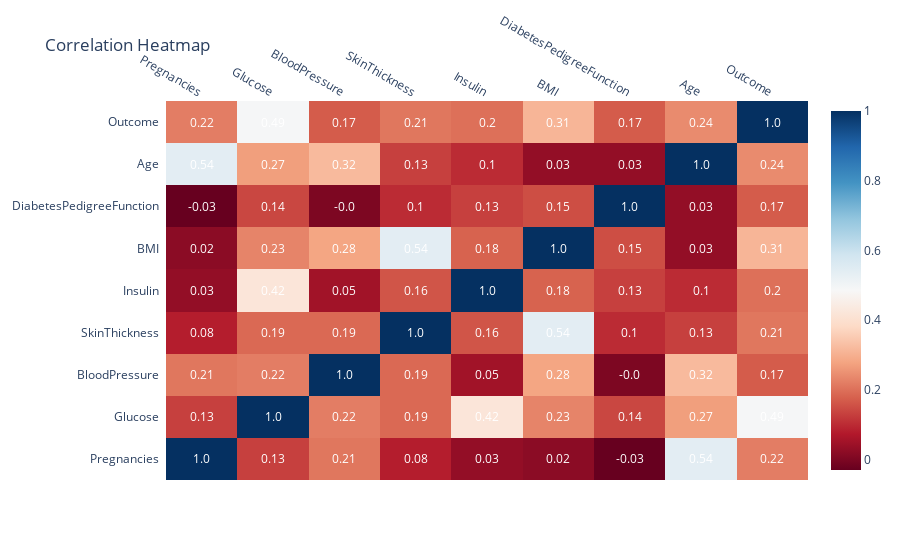

The notebook cell this image was saved under:
### Code cell
import plotly.figure_factory as ff

corr = df.corr().round(2)
z = corr.values
x = list(corr.columns)
y = list(corr.index)

fig = ff.create_annotated_heatmap(z, x=x, y=y, colorscale='RdBu', showscale=True)
fig.update_layout(title="Correlation Heatmap")
fig.show()

### Figure 1 — Plotly figure (JSON) as saved in the notebook; plotly's stock layout.template omitted (floating-point values rounded to 4 significant figures)
{"data": [{"colorscale": [[0, "rgb(103,0,31)"], [0.1, "rgb(178,24,43)"], [0.2, "rgb(214,96,77)"], [0.3, "rgb(244,165,130)"], [0.4, "rgb(253,219,199)"], [0.5, "rgb(247,247,247)"], [0.6, "rgb(209,229,240)"], [0.7, "rgb(146,197,222)"], [0.8, "rgb(67,147,195)"], [0.9, "rgb(33,102,172)"], [1, "rgb(5,48,97)"]], "reversescale": false, "showscale": true, "type": "heatmap", "x": ["Pregnancies", "Glucose", "BloodPressure", "SkinThickness", "Insulin", "BMI", "DiabetesPedigreeFunction", "Age", "Outcome"], "y": ["Pregnancies", "Glucose", "BloodPressure", "SkinThickness", "Insulin", "BMI", "DiabetesPedigreeFunction", "Age", "Outcome"], "z": [[1.0, 0.13, 0.21, 0.08, 0.03, 0.02, -0.03, 0.54, 0.22], [0.13, 1.0, 0.22, 0.19, 0.42, 0.23, 0.14, 0.27, 0.49], [0.21, 0.22, 1.0, 0.19, 0.05, 0.28, -0.0, 0.32, 0.17], [0.08, 0.19, 0.19, 1.0, 0.16, 0.54, 0.1, 0.13, 0.21], [0.03, 0.42, 0.05, 0.16, 1.0, 0.18, 0.13, 0.1, 0.2], [0.02, 0.23, 0.28, 0.54, 0.18, 1.0, 0.15, 0.03, 0.31], [-0.03, 0.14, -0.0, 0.1, 0.13, 0.15, 1.0, 0.03, 0.17], [0.54, 0.27, 0.32, 0.13, 0.1, 0.03, 0.03, 1.0, 0.24], [0.22, 0.49, 0.17, 0.21, 0.2, 0.31, 0.17, 0.24, 1.0]]}], "layout": {"annotations": [{"font": {"color": "#FFFFFF"}, "showarrow": false, "text": "1.0", "x": "Pregnancies", "xref": "x", "y": "Pregnancies", "yref": "y"}, {"font": {"color": "#FFFFFF"}, "showarrow": false, "text": "0.13", "x": "Glucose", "xref": "x", "y": "Pregnancies", "yref": "y"}, {"font": {"color": "#FFFFFF"}, "showarrow": false, "text": "0.21", "x": "BloodPressure", "xref": "x", "y": "Pregnancies", "yref": "y"}, {"font": {"color": "#FFFFFF"}, "showarrow": false, "text": "0.08", "x": "SkinThickness", "xref": "x", "y": "Pregnancies", "yref": "y"}, {"font": {"color": "#FFFFFF"}, "showarrow": false, "text": "0.03", "x": "Insulin", "xref": "x", "y": "Pregnancies", "yref": "y"}, {"font": {"color": "#FFFFFF"}, "showarrow": false, "text": "0.02", "x": "BMI", "xref": "x", "y": "Pregnancies", "yref": "y"}, {"font": {"color": "#FFFFFF"}, "showarrow": false, "text": "-0.03", "x": "DiabetesPedigreeFunction", "xref": "x", "y": "Pregnancies", "yref": "y"}, {"font": {"color": "#FFFFFF"}, "showarrow": false, "text": "0.54", "x": "Age", "xref": "x", "y": "Pregnancies", "yref": "y"}, {"font": {"color": "#FFFFFF"}, "showarrow": false, "text": "0.22", "x": "Outcome", "xref": "x", "y": "Pregnancies", "yref": "y"}, {"font": {"color": "#FFFFFF"}, "showarrow": false, "text": "0.13", "x": "Pregnancies", "xref": "x", "y": "Glucose", "yref": "y"}, {"font": {"color": "#FFFFFF"}, "showarrow": false, "text": "1.0", "x": "Glucose", "xref": "x", "y": "Glucose", "yref": "y"}, {"font": {"color": "#FFFFFF"}, "showarrow": false, "text": "0.22", "x": "BloodPressure", "xref": "x", "y": "Glucose", "yref": "y"}, {"font": {"color": "#FFFFFF"}, "showarrow": false, "text": "0.19", "x": "SkinThickness", "xref": "x", "y": "Glucose", "yref": "y"}, {"font": {"color": "#FFFFFF"}, "showarrow": false, "text": "0.42", "x": "Insulin", "xref": "x", "y": "Glucose", "yref": "y"}, {"font": {"color": "#FFFFFF"}, "showarrow": false, "text": "0.23", "x": "BMI", "xref": "x", "y": "Glucose", "yref": "y"}, {"font": {"color": "#FFFFFF"}, "showarrow": false, "text": "0.14", "x": "DiabetesPedigreeFunction", "xref": "x", "y": "Glucose", "yref": "y"}, {"font": {"color": "#FFFFFF"}, "showarrow": false, "text": "0.27", "x": "Age", "xref": "x", "y": "Glucose", "yref": "y"}, {"font": {"color": "#FFFFFF"}, "showarrow": false, "text": "0.49", "x": "Outcome", "xref": "x", "y": "Glucose", "yref": "y"}, {"font": {"color": "#FFFFFF"}, "showarrow": false, "text": "0.21", "x": "Pregnancies", "xref": "x", "y": "BloodPressure", "yref": "y"}, {"font": {"color": "#FFFFFF"}, "showarrow": false, "text": "0.22", "x": "Glucose", "xref": "x", "y": "BloodPressure", "yref": "y"}, {"font": {"color": "#FFFFFF"}, "showarrow": false, "text": "1.0", "x": "BloodPressure", "xref": "x", "y": "BloodPressure", "yref": "y"}, {"font": {"color": "#FFFFFF"}, "showarrow": false, "text": "0.19", "x": "SkinThickness", "xref": "x", "y": "BloodPressure", "yref": "y"}, {"font": {"color": "#FFFFFF"}, "showarrow": false, "text": "0.05", "x": "Insulin", "xref": "x", "y": "BloodPressure", "yref": "y"}, {"font": {"color": "#FFFFFF"}, "showarrow": false, "text": "0.28", "x": "BMI", "xref": "x", "y": "BloodPressure", "yref": "y"}, {"font": {"color": "#FFFFFF"}, "showarrow": false, "text": "-0.0", "x": "DiabetesPedigreeFunction", "xref": "x", "y": "BloodPressure", "yref": "y"}, {"font": {"color": "#FFFFFF"}, "showarrow": false, "text": "0.32", "x": "Age", "xref": "x", "y": "BloodPressure", "yref": "y"}, {"font": {"color": "#FFFFFF"}, "showarrow": false, "text": "0.17", "x": "Outcome", "xref": "x", "y": "BloodPressure", "yref": "y"}, {"font": {"color": "#FFFFFF"}, "showarrow": false, "text": "0.08", "x": "Pregnancies", "xref": "x", "y": "SkinThickness", "yref": "y"}, {"font": {"color": "#FFFFFF"}, "showarrow": false, "text": "0.19", "x": "Glucose", "xref": "x", "y": "SkinThickness", "yref": "y"}, {"font": {"color": "#FFFFFF"}, "showarrow": false, "text": "0.19", "x": "BloodPressure", "xref": "x", "y": "SkinThickness", "yref": "y"}, {"font": {"color": "#FFFFFF"}, "showarrow": false, "text": "1.0", "x": "SkinThickness", "xref": "x", "y": "SkinThickness", "yref": "y"}, {"font": {"color": "#FFFFFF"}, "showarrow": false, "text": "0.16", "x": "Insulin", "xref": "x", "y": "SkinThickness", "yref": "y"}, {"font": {"color": "#FFFFFF"}, "showarrow": false, "text": "0.54", "x": "BMI", "xref": "x", "y": "SkinThickness", "yref": "y"}, {"font": {"color": "#FFFFFF"}, "showarrow": false, "text": "0.1", "x": "DiabetesPedigreeFunction", "xref": "x", "y": "SkinThickness", "yref": "y"}, {"font": {"color": "#FFFFFF"}, "showarrow": false, "text": "0.13", "x": "Age", "xref": "x", "y": "SkinThickness", "yref": "y"}, {"font": {"color": "#FFFFFF"}, "showarrow": false, "text": "0.21", "x": "Outcome", "xref": "x", "y": "SkinThickness", "yref": "y"}, {"font": {"color": "#FFFFFF"}, "showarrow": false, "text": "0.03", "x": "Pregnancies", "xref": "x", "y": "Insulin", "yref": "y"}, {"font": {"color": "#FFFFFF"}, "showarrow": false, "text": "0.42", "x": "Glucose", "xref": "x", "y": "Insulin", "yref": "y"}, {"font": {"color": "#FFFFFF"}, "showarrow": false, "text": "0.05", "x": "BloodPressure", "xref": "x", "y": "Insulin", "yref": "y"}, {"font": {"color": "#FFFFFF"}, "showarrow": false, "text": "0.16", "x": "SkinThickness", "xref": "x", "y": "Insulin", "yref": "y"}, {"font": {"color": "#FFFFFF"}, "showarrow": false, "text": "1.0", "x": "Insulin", "xref": "x", "y": "Insulin", "yref": "y"}, {"font": {"color": "#FFFFFF"}, "showarrow": false, "text": "0.18", "x": "BMI", "xref": "x", "y": "Insulin", "yref": "y"}, {"font": {"color": "#FFFFFF"}, "showarrow": false, "text": "0.13", "x": "DiabetesPedigreeFunction", "xref": "x", "y": "Insulin", "yref": "y"}, {"font": {"color": "#FFFFFF"}, "showarrow": false, "text": "0.1", "x": "Age", "xref": "x", "y": "Insulin", "yref": "y"}, {"font": {"color": "#FFFFFF"}, "showarrow": false, "text": "0.2", "x": "Outcome", "xref": "x", "y": "Insulin", "yref": "y"}, {"font": {"color": "#FFFFFF"}, "showarrow": false, "text": "0.02", "x": "Pregnancies", "xref": "x", "y": "BMI", "yref": "y"}, {"font": {"color": "#FFFFFF"}, "showarrow": false, "text": "0.23", "x": "Glucose", "xref": "x", "y": "BMI", "yref": "y"}, {"font": {"color": "#FFFFFF"}, "showarrow": false, "text": "0.28", "x": "BloodPressure", "xref": "x", "y": "BMI", "yref": "y"}, {"font": {"color": "#FFFFFF"}, "showarrow": false, "text": "0.54", "x": "SkinThickness", "xref": "x", "y": "BMI", "yref": "y"}, {"font": {"color": "#FFFFFF"}, "showarrow": false, "text": "0.18", "x": "Insulin", "xref": "x", "y": "BMI", "yref": "y"}, {"font": {"color": "#FFFFFF"}, "showarrow": false, "text": "1.0", "x": "BMI", "xref": "x", "y": "BMI", "yref": "y"}, {"font": {"color": "#FFFFFF"}, "showarrow": false, "text": "0.15", "x": "DiabetesPedigreeFunction", "xref": "x", "y": "BMI", "yref": "y"}, {"font": {"color": "#FFFFFF"}, "showarrow": false, "text": "0.03", "x": "Age", "xref": "x", "y": "BMI", "yref": "y"}, {"font": {"color": "#FFFFFF"}, "showarrow": false, "text": "0.31", "x": "Outcome", "xref": "x", "y": "BMI", "yref": "y"}, {"font": {"color": "#FFFFFF"}, "showarrow": false, "text": "-0.03", "x": "Pregnancies", "xref": "x", "y": "DiabetesPedigreeFunction", "yref": "y"}, {"font": {"color": "#FFFFFF"}, "showarrow": false, "text": "0.14", "x": "Glucose", "xref": "x", "y": "DiabetesPedigreeFunction", "yref": "y"}, {"font": {"color": "#FFFFFF"}, "showarrow": false, "text": "-0.0", "x": "BloodPressure", "xref": "x", "y": "DiabetesPedigreeFunction", "yref": "y"}, {"font": {"color": "#FFFFFF"}, "showarrow": false, "text": "0.1", "x": "SkinThickness", "xref": "x", "y": "DiabetesPedigreeFunction", "yref": "y"}, {"font": {"color": "#FFFFFF"}, "showarrow": false, "text": "0.13", "x": "Insulin", "xref": "x", "y": "DiabetesPedigreeFunction", "yref": "y"}, {"font": {"color": "#FFFFFF"}, "showarrow": false, "text": "0.15", "x": "BMI", "xref": "x", "y": "DiabetesPedigreeFunction", "yref": "y"}, {"font": {"color": "#FFFFFF"}, "showarrow": false, "text": "1.0", "x": "DiabetesPedigreeFunction", "xref": "x", "y": "DiabetesPedigreeFunction", "yref": "y"}, {"font": {"color": "#FFFFFF"}, "showarrow": false, "text": "0.03", "x": "Age", "xref": "x", "y": "DiabetesPedigreeFunction", "yref": "y"}, {"font": {"color": "#FFFFFF"}, "showarrow": false, "text": "0.17", "x": "Outcome", "xref": "x", "y": "DiabetesPedigreeFunction", "yref": "y"}, {"font": {"color": "#FFFFFF"}, "showarrow": false, "text": "0.54", "x": "Pregnancies", "xref": "x", "y": "Age", "yref": "y"}, {"font": {"color": "#FFFFFF"}, "showarrow": false, "text": "0.27", "x": "Glucose", "xref": "x", "y": "Age", "yref": "y"}, {"font": {"color": "#FFFFFF"}, "showarrow": false, "text": "0.32", "x": "BloodPressure", "xref": "x", "y": "Age", "yref": "y"}, {"font": {"color": "#FFFFFF"}, "showarrow": false, "text": "0.13", "x": "SkinThickness", "xref": "x", "y": "Age", "yref": "y"}, {"font": {"color": "#FFFFFF"}, "showarrow": false, "text": "0.1", "x": "Insulin", "xref": "x", "y": "Age", "yref": "y"}, {"font": {"color": "#FFFFFF"}, "showarrow": false, "text": "0.03", "x": "BMI", "xref": "x", "y": "Age", "yref": "y"}, {"font": {"color": "#FFFFFF"}, "showarrow": false, "text": "0.03", "x": "DiabetesPedigreeFunction", "xref": "x", "y": "Age", "yref": "y"}, {"font": {"color": "#FFFFFF"}, "showarrow": false, "text": "1.0", "x": "Age", "xref": "x", "y": "Age", "yref": "y"}, {"font": {"color": "#FFFFFF"}, "showarrow": false, "text": "0.24", "x": "Outcome", "xref": "x", "y": "Age", "yref": "y"}, {"font": {"color": "#FFFFFF"}, "showarrow": false, "text": "0.22", "x": "Pregnancies", "xref": "x", "y": "Outcome", "yref": "y"}, {"font": {"color": "#FFFFFF"}, "showarrow": false, "text": "0.49", "x": "Glucose", "xref": "x", "y": "Outcome", "yref": "y"}, {"font": {"color": "#FFFFFF"}, "showarrow": false, "text": "0.17", "x": "BloodPressure", "xref": "x", "y": "Outcome", "yref": "y"}, {"font": {"color": "#FFFFFF"}, "showarrow": false, "text": "0.21", "x": "SkinThickness", "xref": "x", "y": "Outcome", "yref": "y"}, {"font": {"color": "#FFFFFF"}, "showarrow": false, "text": "0.2", "x": "Insulin", "xref": "x", "y": "Outcome", "yref": "y"}, {"font": {"color": "#FFFFFF"}, "showarrow": false, "text": "0.31", "x": "BMI", "xref": "x", "y": "Outcome", "yref": "y"}, {"font": {"color": "#FFFFFF"}, "showarrow": false, "text": "0.17", "x": "DiabetesPedigreeFunction", "xref": "x", "y": "Outcome", "yref": "y"}, {"font": {"color": "#FFFFFF"}, "showarrow": false, "text": "0.24", "x": "Age", "xref": "x", "y": "Outcome", "yref": "y"}, {"font": {"color": "#FFFFFF"}, "showarrow": false, "text": "1.0", "x": "Outcome", "xref": "x", "y": "Outcome", "yref": "y"}], "title": {"text": "Correlation Heatmap"}, "xaxis": {"dtick": 1, "gridcolor": "rgb(0, 0, 0)", "side": "top", "ticks": ""}, "yaxis": {"dtick": 1, "ticks": "", "ticksuffix": "  "}}}
